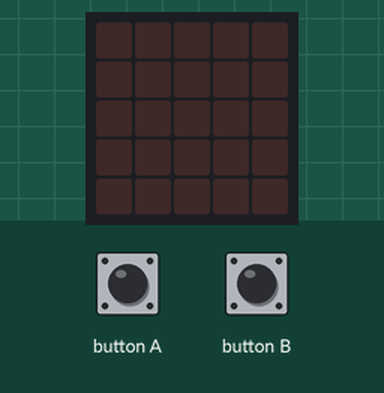
This program was run on a simulated BBC micro:bit (MakeCode). On the bench: the board's 5×5 LED display. Inputs (shaded band) come from the test bench.

Above: at 1.2 s.
1.3 s: button B pressed for 0.15 s
At 1.7 s:
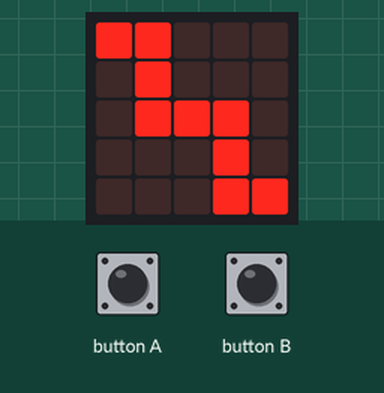
At 3.9 s:
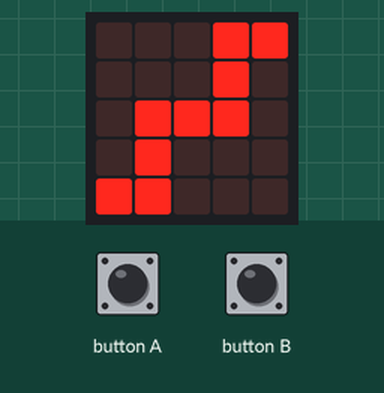
4.4 s: button A pressed for 0.15 s
At 5.3 s:
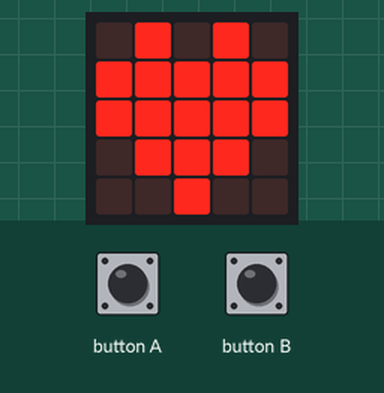
Timing chart, 0 to 7.4 s (numbered marks = the images above; inputs shaded):
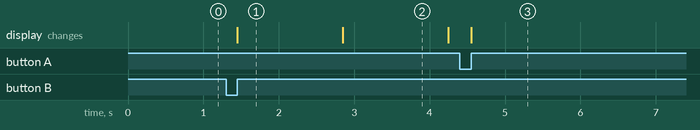

Measured:
- after the input at 1.3 s, the display: changes after 0.15 s (image 1)
- after the input at 4.4 s, the display: changes after 0.15 s (image 3)
- what the display in image 1 shows lasts 1.4 s, from 1.5 s to 2.9 s

The program:

main.ts
```typescript
input.onButtonPressed(Button.A, function () {
    basic.showIcon(IconNames.Heart)
    basic.pause(3000)
    basic.clearScreen()
})
input.onButtonPressed(Button.B, function () {
    basic.showLeds(`
        # # . . .
        . # . . .
        . # # # .
        . . . # .
        . . . # #
        `)
    basic.pause(1000)
    basic.showLeds(`
        . . . # #
        . . . # .
        . # # # .
        . # . . .
        # # . . .
        `)
    basic.pause(1000)
    basic.clearScreen()
})
```

test.ts
```typescript
// Hier kann man Tests durchführen; diese Datei wird nicht kompiliert, wenn dieses Paket als Erweiterung verwendet wird.
```
